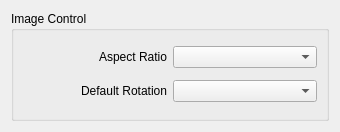
<?xml version="1.0" encoding="UTF-8"?>
<ui version="4.0">
 <class>ImageControlWidget</class>
 <widget class="QWidget" name="ImageControlWidget">
  <property name="geometry">
   <rect>
    <x>0</x>
    <y>0</y>
    <width>340</width>
    <height>132</height>
   </rect>
  </property>
  <layout class="QVBoxLayout" name="verticalLayout">
   <item>
    <widget class="QGroupBox" name="imageControlGroupBox">
     <property name="title">
      <string>Image Control</string>
     </property>
     <property name="flat">
      <bool>true</bool>
     </property>
     <layout class="QGridLayout" name="gridLayout">
      <item row="0" column="0">
       <widget class="QLabel" name="aspectRatioLabel">
        <property name="text">
         <string>Aspect Ratio</string>
        </property>
        <property name="alignment">
         <set>Qt::AlignRight|Qt::AlignTrailing|Qt::AlignVCenter</set>
        </property>
       </widget>
      </item>
      <item row="0" column="1">
       <widget class="QComboBox" name="aspectRatioComboBox"/>
      </item>
      <item row="1" column="0">
       <widget class="QLabel" name="rotationLabel">
        <property name="text">
         <string>Default Rotation</string>
        </property>
        <property name="alignment">
         <set>Qt::AlignRight|Qt::AlignTrailing|Qt::AlignVCenter</set>
        </property>
       </widget>
      </item>
      <item row="1" column="1">
       <widget class="QComboBox" name="rotationComboBox"/>
      </item>
     </layout>
    </widget>
   </item>
  </layout>
 </widget>
 <resources/>
 <connections/>
</ui>
